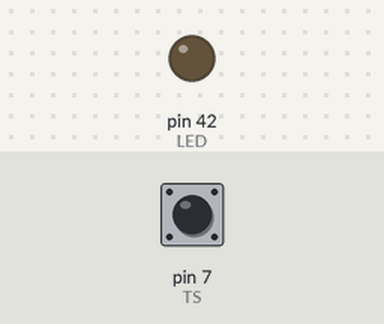
The sketch below on a simulated Arduino Mega 2560, built with avr-gcc and run on an emulated ATmega2560. Parts: output pins drawn as LEDs (lit = HIGH). Inputs (shaded band) come from the test bench; at power-on: pin 7 (TS) LOW.

Above: at 1.2 s.
1.3 s: pin 7 (TS) driven HIGH
At 1.6 s:
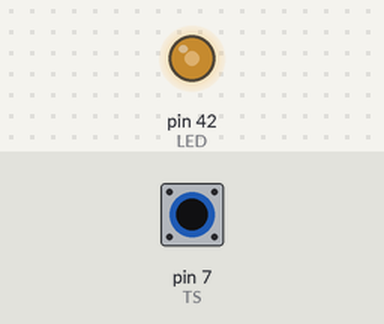
2.8 s: pin 7 (TS) pulsed LOW 2 times (0.12 s each, 0.3 s apart)
At 3.21 s:
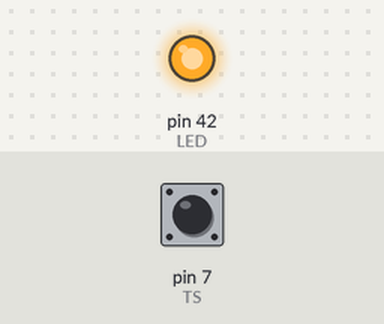
4.9 s: pin 7 (TS) driven LOW
At 5.6 s:
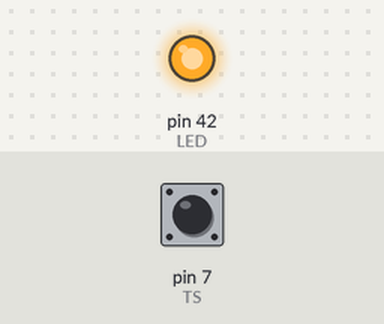
Timing chart, 0 to 7.9 s (numbered marks = the images above; inputs shaded):
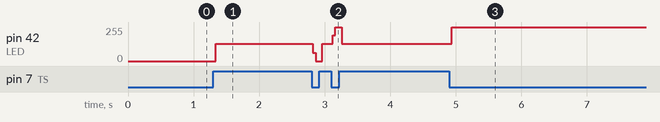

Measured:
- after the input at 1.3 s, pin 42 (LED): 0/255 → 128/255 at once
- after the input at 2.8 s, pin 42 (LED): 128/255 → 0/255 at once, → 128/255 0.14 s later, → 255/255 0.16 s later, → 128/255 0.14 s later
- after the input at 4.9 s, pin 42 (LED): 128/255 → 255/255 at once

The sketch:

touch_sensor.ino
```cpp
// TOUCH SENSOR - digital sensor
/*
  DTP223 IC
*/

const int TS = 7;
const int LED = 42;
int touch_count = 0;

void setup() {
  pinMode(TS, INPUT);
  pinMode(LED, OUTPUT);
}

void loop() {
  int touch_status = digitalRead(TS);
  Serial.println(touch_status);

  if(touch_status) {
    touch_count = touch_count+1;
  }

  if(touch_count%2 == 0) {
    digitalWrite(LED, LOW);
  }
  else {
    digitalWrite(LED, HIGH);
  }
}
```
